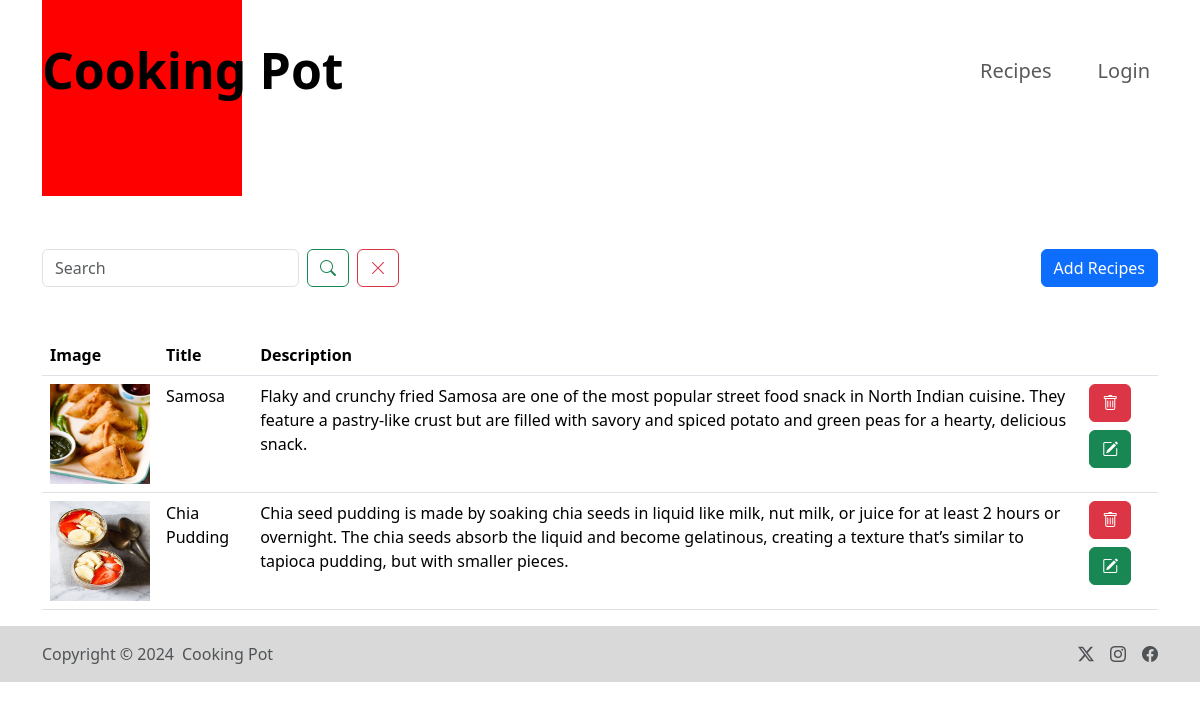
The app's page /recipe/, older data.
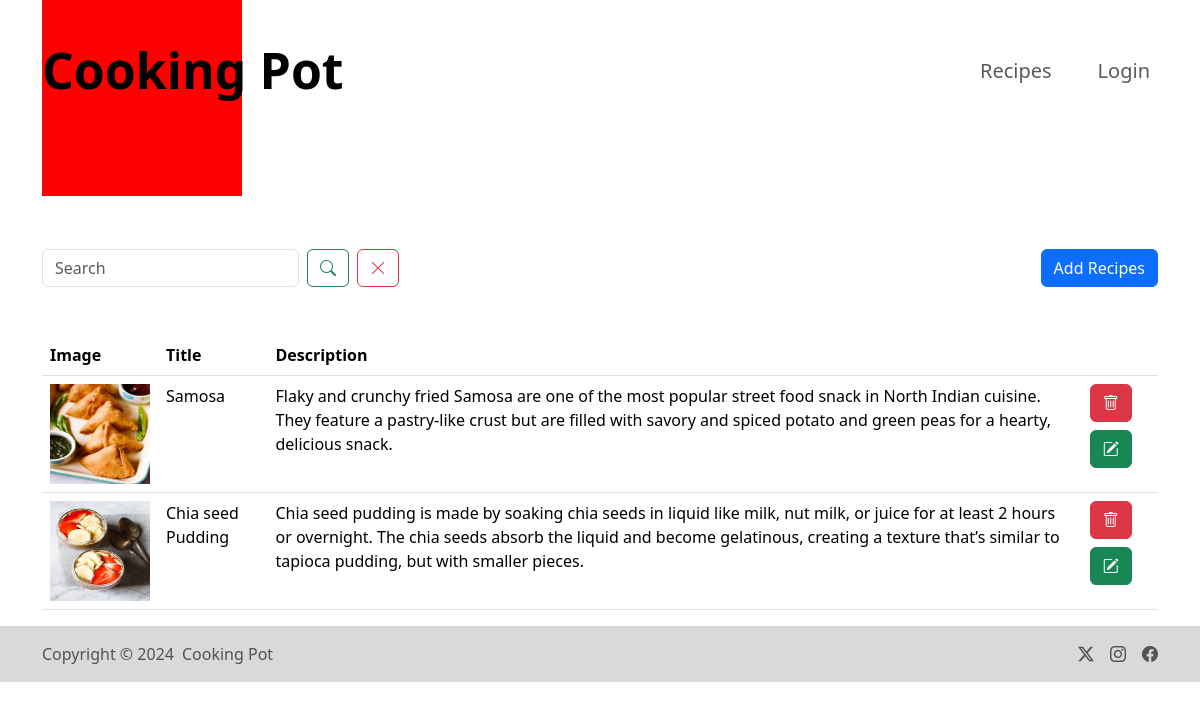
The same page, newer data.
### All/models.py (models this page shows)
class Recipe(models.Model):
    recipe_name = models.CharField(max_length=100)
    recipe_description = models.TextField()
    recipe_image = models.ImageField(upload_to="images")

### All/views.py (the view, shortened to what this page needs)
# urls.py: path('recipe/', recipe, name = "recipe"),
def recipe(request):
    queryset = Recipe.objects.all()
    if request.GET.get('search'):
        queryset= queryset.filter(recipe_name__icontains = request.GET.get('search'))
    context = {'recipes' : queryset}
    return render(request, 'recipe.html', context)

### All/Templates/recipe.html (shortened to what this page needs)
{% extends "base.html" %}
{% load static %}
{% block start%}
<div class="container mt-10 ">
    <div class="d-flex justify-content-between mb-5">
      <form class="d-flex">
        <input name="search" class="form-control search-box me-2" type="search" placeholder="Search" aria-label="Search">
        <button class="btn btn-outline-success me-2" type="submit"><i class="bi bi-search"></i></button>
        <button  class="btn btn-outline-danger" type="submit"><i class="bi bi-x-lg"></i></button>
    </form>
    <div>
      <button type="button" class="btn btn-add btn-primary" data-bs-toggle="modal" data-bs-target="#exampleModal">Add Recipes</button>
    </div>
  </div>
    <table class="table">
      <thead>
        <tr>
          <th scope="col">Image</th>
          <th scope="col">Title</th>
          <th scope="col">Description</th>
          <th scope="col"></th>
        </tr>
      </thead>
      <tbody>
        {% for recipe in recipes %}
        <tr>
          <td><img src="/media/{{recipe.recipe_image}}" style="height: 100px; width: 100px;"> </td>
          <td>{{recipe.recipe_name}}</td>
          <td>{{recipe.recipe_description}}</td>
          <td>
            <a href="/delete_recipe/{{recipe.id}}/" class="btn btn-danger"> <i class="bi bi-trash"></i> </a>
            <a href="/update_recipe/{{recipe.id}}/" class="btn btn-success mt-2"><i class="bi bi-pencil-square"></i> </a>
          </td>
        </tr>
       {% endfor %}
      </tbody>
    </table>
</div>
{% endblock %}

Row changes from the older to the newer data that the page shows:
changed Recipe: recipe_name "Chia Pudding" → "Chia seed Pudding"
